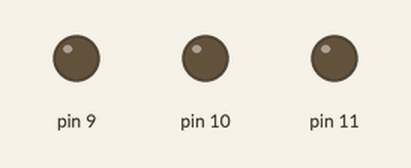
Recording of a sketch running on a simulated Arduino Uno, built with avr-gcc and run on an emulated ATmega328P. Shown: output pins drawn as LEDs (lit = HIGH).

Above: at 0.02 s.
At 0.37 s:
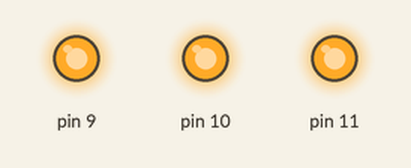
At 0.72 s:
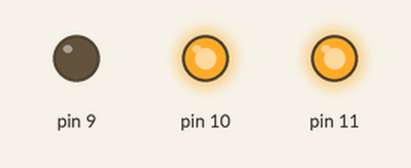
At 1.47 s:
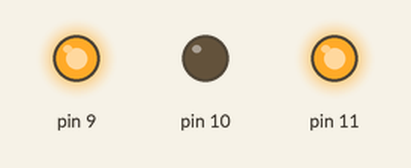
At 2.17 s:
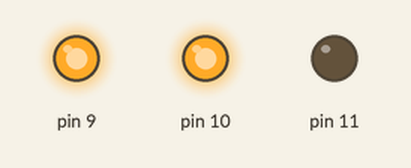
At 2.92 s:
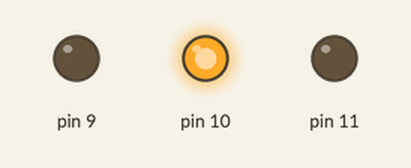
Timing chart, 0 to 3.2 s (numbered marks = the images above):
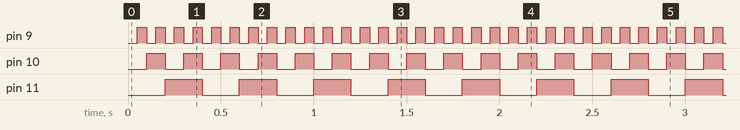

Measured:
- by itself, pin 9: alternates HIGH for 0.05 s and LOW for 0.05 s
- by itself, pin 10: alternates HIGH for 0.10 s and LOW for 0.10 s
- by itself, pin 11: alternates HIGH for 0.20 s and LOW for 0.20 s

The sketch:

sketch_oct05a.ino
```cpp
void setup() {
  pinMode(11,OUTPUT);
  pinMode(10,OUTPUT);
  pinMode(9,OUTPUT);
}

void loop() {
  multiPlex(LOW,LOW,LOW);
  multiPlex(LOW,LOW,HIGH);
  multiPlex(LOW,HIGH,LOW);
  multiPlex(LOW,HIGH,HIGH);
  multiPlex(HIGH,LOW,LOW);
  multiPlex(HIGH,LOW,HIGH);
  multiPlex(HIGH,HIGH,LOW);
  multiPlex(HIGH,HIGH,HIGH);

}

void multiPlex(bool z,bool y,bool x){
     digitalWrite(11,z);
     digitalWrite(10,y);
     digitalWrite(9,x);
     delay(50);


}
```
